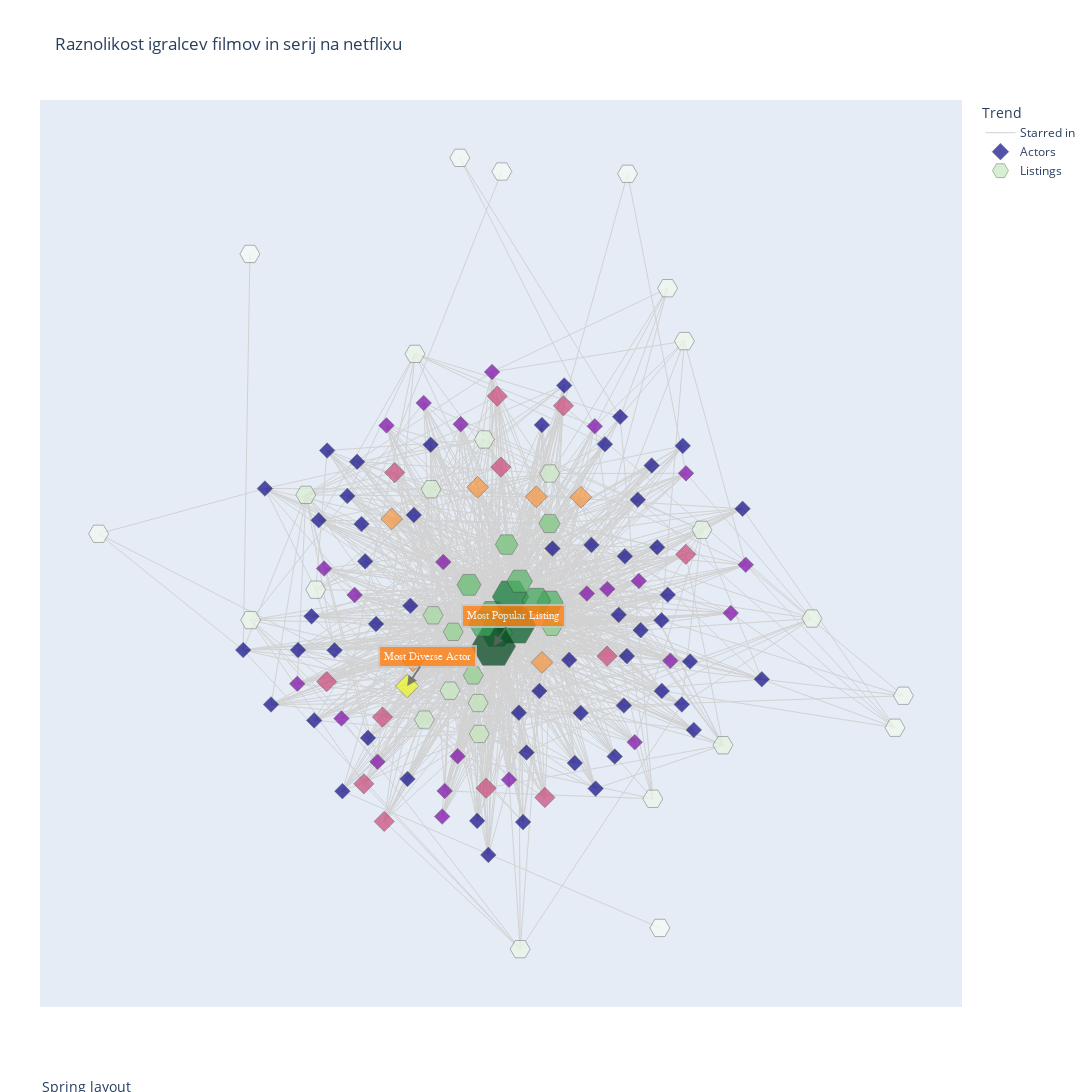

The notebook cell saved with this chart:
### Code cell
from plotly.offline import plot, iplot
pos = nx.spring_layout(G_weighted, k=0.8)
#d = dict(nx.degree(G_weighted))
Xv=[pos[k][0] for k in actors]
Yv=[pos[k][1] for k in actors]
for i in range(len(actors)):
    actors[i] = actors[i] + ":\n " + str(listOfDegreesActor[i])

Xv2=[pos[k][0] for k in genres]
Yv2=[pos[k][1] for k in genres]
for i in range(len(genres)):
    genres[i] = genres[i] + ":\n " + str(listOfDegreesGenre[i])

Xed=[]
Yed=[]
for edge in G_weighted.edges:
    Xed+=[pos[edge[0]][0],pos[edge[1]][0], None]
    Yed+=[pos[edge[0]][1],pos[edge[1]][1], None]

axis=dict(showline=False, # hide axis line, grid, ticklabels and  title
          zeroline=False,
          showgrid=False,
          showticklabels=False,
          title=''
          )

width=1300
height=1100
layout=Layout(title= "Raznolikost igralcev filmov in serij na netflixu",
    font= dict(size=12),
    showlegend=True,
    autosize=False,
    width=width,
    height=height,
    xaxis=go.layout.XAxis(axis),
    yaxis=go.layout.YAxis(axis),
    margin=go.layout.Margin(
        l=40,
        r=40,
        b=85,
        t=100,
    ),
    hovermode='closest',
    annotations=[
           dict(
           showarrow=False,
            text='Spring layout',
            xref='paper',
            yref='paper',
            x=0,
            y=-0.1,
            xanchor='left',
            yanchor='bottom',
            font=dict(
            size=14
            )
            )
        ]
    )

edgesTrace=Scatter(
               x=Xed,
               y=Yed,
               mode='lines',
               name='Starred in',
               line=dict(color='rgb(210,210,210)', width=1),
               hoverinfo='none'
               
               )
actorsTrace=Scatter(
               x=Xv,
               y=Yv,
               mode='markers',
               name='Actors',
               marker=dict(
                    symbol='diamond',
                    size=[i*1.2 if(i > 12) else 12 for i in listOfDegreesActor], 
                    showscale=False,
                    
                    reversescale = False,                            
                    color= listOfDegreesActor,
                    line=dict(color='rgb(50,50,50)', width=0.5)
               ),
               text=actors,
               hoverinfo='text'
               )
genresTrace=Scatter(
               x=Xv2,
               y=Yv2,
               mode='markers',
               name='Listings',
               marker=dict(symbol='hexagon2',
                    size=[i/2 if(i > 40) else 20 for i in listOfDegreesGenre],
                    showscale=False,
                    colorscale="Greens",
                    reversescale = False,                            
                    color= listOfDegreesGenre,
                    line=dict(color='rgb(50,50,50)', width=0.5)
               ),
               text=genres,
               hoverinfo='text'
               )

data1=[edgesTrace, actorsTrace, genresTrace, ]
fig1=Figure(data=data1, layout=layout)
fig1.update_layout(legend_title_text='Trend')
fig1.add_annotation(
        x=pos[mostDiverseActor][0],
        y=pos[mostDiverseActor][1],
        xref="x",
        yref="y",
        text="Most Diverse Actor",
        showarrow=True,
        font=dict(
            family="Courier New, monospace",
            size=11,
            color="#ffffff"
            ),
        align="center",
        arrowhead=2,
        arrowsize=1,
        arrowwidth=2,
        arrowcolor="#636363",
        ax=20,
        ay=-30,
        bordercolor="#c7c7c7",
        borderwidth=2,
        borderpad=4,
        bgcolor="#ff7f0e",
        opacity=0.8
        )
fig1.add_annotation(
        x=pos[mostPopularGenre][0],
        y=pos[mostPopularGenre][1],
        xref="x",
        yref="y",
        text="Most Popular Listing",
        showarrow=True,
        font=dict(
            family="Courier New, monospace",
            size=11,
            color="#ffffff"
            ),
        align="center",
        arrowhead=2,
        arrowsize=1,
        arrowwidth=2,
        arrowcolor="#636363",
        ax=20,
        ay=-30,
        bordercolor="#c7c7c7",
        borderwidth=2,
        borderpad=4,
        bgcolor="#ff7f0e",
        opacity=0.8
        )
iplot(fig1, filename='diversity_actors_netflix-nx')

### Figure 1 — Plotly figure (JSON) as saved in the notebook; plotly's stock layout.template omitted (floating-point values rounded to 4 significant figures; data arrays with more than 128 entries replaced by an {"elided": "..."} marker saying what was removed)
{"data": [{"hoverinfo": "none", "line": {"color": "rgb(210,210,210)", "width": 1}, "mode": "lines", "name": "Starred in", "type": "scatter", "x": {"elided": "3375 float values"}, "y": {"elided": "3375 float values"}}, {"hoverinfo": "text", "marker": {"color": [11, 14, 15, 13, 11, 14, 11, 12, 13, 11, 11, 12, 11, 12, 11, 11, 11, 13, 11, 13, 11, 11, 12, 12, 11, 12, 11, 11, 11, 11, 11, 11, 13, 11, 11, 11, 11, 11, 11, 11, 11, 12, 13, 12, 11, 12, 12, 13, 11, 11, 11, 11, 11, 11, 11, 11, 12, 11, 11, 14, 12, 11, 11, 11, 11, 14, 12, 13, 11, 13, 11, 12, 11, 12, 12, 14, 11, 11, 12, 12, 11, 11, 11, 12, 12, 12, 13, 11, 12, 12, 13, 14, 13, 11, 11, 11], "line": {"color": "rgb(50,50,50)", "width": 0.5}, "reversescale": false, "showscale": false, "size": [12, 16.8, 18, 15.6, 12, 16.8, 12, 12, 15.6, 12, 12, 12, 12, 12, 12, 12, 12, 15.6, 12, 15.6, 12, 12, 12, 12, 12, 12, 12, 12, 12, 12, 12, 12, 15.6, 12, 12, 12, 12, 12, 12, 12, 12, 12, 15.6, 12, 12, 12, 12, 15.6, 12, 12, 12, 12, 12, 12, 12, 12, 12, 12, 12, 16.8, 12, 12, 12, 12, 12, 16.8, 12, 15.6, 12, 15.6, 12, 12, 12, 12, 12, 16.8, 12, 12, 12, 12, 12, 12, 12, 12, 12, 12, 15.6, 12, 12, 12, 15.6, 16.8, 15.6, 12, 12, 12], "symbol": "diamond"}, "mode": "markers", "name": "Actors", "text": ["Keith David:\n 11", "Anupam Kher:\n 14", "Ron Perlman:\n 15", "Steven Yeun:\n 13", "Woody Harrelson:\n 11", "Jim Broadbent:\n 14", "Bipasha Basu:\n 11", "Yuri Lowenthal:\n 12", "Chris O'Dowd:\n 13", "Jim Cummings:\n 11", "Naseeruddin Shah:\n 11", "Gary Cole:\n 12", "Pankaj Tripathi:\n 11", "Yuki Kaji:\n 12", "Danny Trejo:\n 11", "Mahershala Ali:\n 11", "Stephen Fry:\n 11", "Helena Bonham Carter:\n 13", "Anton Yelchin:\n 11", "Rory Kinnear:\n 13", "Radhika Apte:\n 11", "Jason Flemyng:\n 11", "Glenn Close:\n 12", "Jason Isaacs:\n 12", "John Leguizamo:\n 11", "Kari Wahlgren:\n 12", "Toni Collette:\n 11", "Ryan Reynolds:\n 11", "Eric Idle:\n 11", "Mamoru Miyano:\n 11", "Kim Coates:\n 11", "Seth Rogen:\n 11", "Topher Grace:\n 13", "Patricia Clarkson:\n 11", "Justin Long:\n 11", "Mae Whitman:\n 11", "Rajesh Sharma:\n 11", "Doona Bae:\n 11", "Sean Astin:\n 11", "Phoebe Waller-Bridge:\n 11", "Morgan Freeman:\n 11", "William Shatner:\n 12", "Joe Pantoliano:\n 13", "Mahesh Manjrekar:\n 12", "Parker Posey:\n 11", "Jared Padalecki:\n 12", "Jason Schwartzman:\n 12", "Olivia Colman:\n 13", "Christina Hendricks:\n 11", "James Franco:\n 11", "James Remar:\n 11", "Andy Samberg:\n 11", "Tracy Morgan:\n 11", "Alison Pill:\n 11", "Irrfan Khan:\n 11", "Bruce Greenwood:\n 11", "Ben Kingsley:\n 12", "Saif Ali Khan:\n 11", "Alain Hernández:\n 11", "Antonio Banderas:\n 14", "Bradley Cooper:\n 12", "John Travolta:\n 11", "Jennifer Beals:\n 11", "Alfonso Herrera:\n 11", "Michael Palin:\n 11", "Guy Pearce:\n 14", "Christopher Meloni:\n 12", "T.J. Miller:\n 13", "Paz Vega:\n 11", "Carla Gugino:\n 13", "Sam Neill:\n 11", "Humberto Busto:\n 12", "Colm Feore:\n 11", "Bob Balaban:\n 12", "Mike Vogel:\n 12", "Kiernan Shipka:\n 14", "Emma Roberts:\n 11", "Priyanka Chopra:\n 11", "John Cleese:\n 12", "Johnny Depp:\n 12", "Mary Elizabeth Winstead:\n 11", "Paul Bettany:\n 11", "Emraan Hashmi:\n 11", "Susan Sarandon:\n 12", "Aislinn Derbez:\n 12", "Alexander Siddig:\n 12", "Jay Baruchel:\n 13", "Chris Parnell:\n 11", "Keegan-Michael Key:\n 12", "Hayley Atwell:\n 12", "Nicholas Hoult:\n 13", "Ben Whishaw:\n 14", "Jonah Hill:\n 13", "Matthew Goode:\n 11", "Robb Wells:\n 11", "Om Puri:\n 11"], "type": "scatter", "x": [0.3961, 0.07293, -0.2214, -0.3159, -0.2206, 0.06049, -0.3799, -0.03609, -0.3969, -0.0686, 0.1323, -0.4612, 0.1809, 0.1882, 0.3338, -0.396, 0.5527, 0.3869, 0.4043, -0.02469, 0.02248, 0.0728, -0.3361, -0.1045, -0.5319, 0.1709, -0.4145, -0.2893, 0.2883, 0.2436, -0.4301, 0.03914, -0.2486, 0.03164, 0.3475, -0.4244, 0.1575, -0.3627, -0.3209, -0.352, 0.3782, -0.1853, -0.04904, -0.1425, -0.04417, -0.2863, -0.1395, 0.1198, -0.2068, 0.2582, -0.17, -0.4596, -0.5793, -0.3131, 0.2403, 0.3124, 0.353, 0.0957, 0.282, -0.2084, -0.4027, 0.19, 0.2103, 0.3345, 0.2538, -0.06768, -0.145, 0.07924, 0.5108, -0.01686, 0.3802, 0.485, 0.2317, -0.1113, 0.0009796, 0.1578, 0.1214, -0.2144, 0.2155, 0.2843, -0.3069, 0.3244, 0.1445, 0.2754, 0.5177, 0.3873, -0.2753, -0.5185, -0.3648, -0.2665, 0.215, -0.2552, -0.2715, -0.3306, 0.2517, 0.06727], "y": [-0.1389, -0.1411, -0.1945, -0.4157, -0.4046, 0.2334, -0.1137, 0.5158, -0.1847, -0.4995, -0.1355, -0.1895, 0.1246, 0.393, -0.04583, 0.3381, -0.1791, 0.1033, -0.2939, 0.4611, -0.2547, 0.3958, 0.01154, 0.3978, 0.2521, 0.01465, 0.1804, -0.05416, -0.06816, 0.4143, -0.03695, -0.3448, 0.2883, -0.5023, 0.01183, -0.2723, -0.2554, -0.4323, 0.1718, 0.2353, -0.2362, 0.4456, -0.4256, 0.08589, -0.5764, -0.3657, -0.4318, 0.4393, 0.1922, -0.1268, 0.3513, -0.1132, -0.1132, 0.08748, -0.03353, 0.3044, -0.1375, 0.1163, 0.2268, -0.1373, 0.07125, -0.4265, 0.3523, -0.2055, 0.09888, 0.2549, -0.4897, -0.4466, 0.2063, 0.3006, 0.3486, -0.02963, -0.3539, -0.3533, -0.4064, 0.2326, 0.4853, -0.01315, 0.02487, 0.04309, -0.3118, 0.1193, -0.3688, -0.3215, 0.07964, 0.2865, -0.2647, -0.2362, -0.2679, 0.3949, -0.127, 0.1835, -0.5007, 0.3125, -0.2385, -0.2057]}, {"hoverinfo": "text", "marker": {"color": [23, 82, 57, 37, 9, 73, 24, 48, 41, 63, 53, 45, 88, 42, 57, 12, 51, 56, 22, 12, 32, 37, 21, 8, 9, 5, 20, 9, 16, 6, 9, 2, 7, 4, 17, 14, 6, 3, 1, 1, 2, 1], "colorscale": [[0, "rgb(247,252,245)"], [0.125, "rgb(229,245,224)"], [0.25, "rgb(199,233,192)"], [0.375, "rgb(161,217,155)"], [0.5, "rgb(116,196,118)"], [0.625, "rgb(65,171,93)"], [0.75, "rgb(35,139,69)"], [0.875, "rgb(0,109,44)"], [1, "rgb(0,68,27)"]], "line": {"color": "rgb(50,50,50)", "width": 0.5}, "reversescale": false, "showscale": false, "size": [20, 41, 28.5, 20, 20, 36.5, 20, 24, 20.5, 31.5, 26.5, 22.5, 44, 21, 28.5, 20, 25.5, 28, 20, 20, 20, 20, 20, 20, 20, 20, 20, 20, 20, 20, 20, 20, 20, 20, 20, 20, 20, 20, 20, 20, 20, 20], "symbol": "hexagon2"}, "mode": "markers", "name": "Listings", "text": ["Cult Movies:\n 23", "Dramas:\n 82", "Children & Family Movies:\n 57", "TV Comedies:\n 37", "Docuseries:\n 9", "Action & Adventure:\n 73", "Kids' TV:\n 24", "TV Dramas:\n 48", "Horror Movies:\n 41", "Independent Movies:\n 63", "Thrillers:\n 53", "Crime TV Shows:\n 45", "Comedies:\n 88", "International TV Shows:\n 42", "International Movies:\n 57", "Classic Movies:\n 12", "Sci-Fi & Fantasy:\n 51", "Romantic Movies:\n 56", "Music & Musicals:\n 22", "Documentaries:\n 12", "TV Sci-Fi & Fantasy:\n 32", "TV Action & Adventure:\n 37", "Sports Movies:\n 21", "Faith & Spirituality:\n 8", "Classic & Cult TV:\n 9", "Anime Features:\n 5", "British TV Shows:\n 20", "TV Thrillers:\n 9", "TV Horror:\n 16", "Anime Series:\n 6", "Romantic TV Shows:\n 9", "TV Shows:\n 2", "Teen TV Shows:\n 7", "Movies:\n 4", "TV Mysteries:\n 17", "LGBTQ Movies:\n 14", "Spanish-Language TV Shows:\n 6", "Stand-Up Comedy:\n 3", "Korean TV Shows:\n 1", "Stand-Up Comedy & Talk Shows:\n 1", "Science & Nature TV:\n 2", "Reality TV:\n 1"], "type": "scatter", "x": [-0.06387, 0.01441, -0.03607, -0.07708, 0.6622, 0.00449, -0.06656, -0.08633, 0.09471, -0.02617, 0.09024, -0.004394, -0.03277, 0.08939, 0.06079, 0.468, 0.02423, -0.05595, -0.1278, 0.422, -0.1647, -0.1207, -0.1838, 0.02535, -0.563, 0.3471, 0.08984, -0.4209, -0.4426, 0.3838, -0.2043, -0.1064, 0.3149, 0.8618, -0.1691, -0.05291, 0.8435, -0.8949, 0.3302, -0.01481, 0.2597, -0.5646], "y": [-0.3029, -0.05712, -0.03139, -0.1705, -0.0419, 0.00719, -0.233, 0.03424, -0.0601, -0.07349, -0.005788, 0.1253, -0.1047, 0.1731, -0.00158, -0.3284, 0.04248, -0.05433, -0.2051, 0.1587, -0.0346, -0.07203, -0.2706, -0.7896, -0.0454, 0.7052, 0.286, 0.02329, 0.2377, 0.5856, 0.5567, 1, -0.4495, -0.2165, 0.2505, 0.3632, -0.2889, 0.1497, -0.7416, 0.9691, 0.9639, 0.7827]}], "layout": {"annotations": [{"font": {"size": 14}, "showarrow": false, "text": "Spring layout", "x": 0, "xanchor": "left", "xref": "paper", "y": -0.1, "yanchor": "bottom", "yref": "paper"}, {"align": "center", "arrowcolor": "#636363", "arrowhead": 2, "arrowsize": 1, "arrowwidth": 2, "ax": 20, "ay": -30, "bgcolor": "#ff7f0e", "bordercolor": "#c7c7c7", "borderpad": 4, "borderwidth": 2, "font": {"color": "#ffffff", "family": "Courier New, monospace", "size": 11}, "opacity": 0.8, "showarrow": true, "text": "Most Diverse Actor", "x": -0.2214, "xref": "x", "y": -0.1945, "yref": "y"}, {"align": "center", "arrowcolor": "#636363", "arrowhead": 2, "arrowsize": 1, "arrowwidth": 2, "ax": 20, "ay": -30, "bgcolor": "#ff7f0e", "bordercolor": "#c7c7c7", "borderpad": 4, "borderwidth": 2, "font": {"color": "#ffffff", "family": "Courier New, monospace", "size": 11}, "opacity": 0.8, "showarrow": true, "text": "Most Popular Listing", "x": -0.03277, "xref": "x", "y": -0.1047, "yref": "y"}], "autosize": false, "font": {"size": 12}, "height": 1100, "hovermode": "closest", "legend": {"title": {"text": "Trend"}}, "margin": {"b": 85, "l": 40, "r": 40, "t": 100}, "showlegend": true, "title": {"text": "Raznolikost igralcev filmov in serij na netflixu"}, "width": 1300, "xaxis": {"showgrid": false, "showline": false, "showticklabels": false, "title": {"text": ""}, "zeroline": false}, "yaxis": {"showgrid": false, "showline": false, "showticklabels": false, "title": {"text": ""}, "zeroline": false}}}
